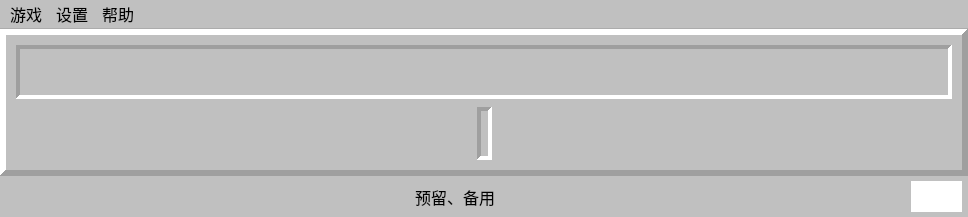
<?xml version="1.0" encoding="UTF-8"?>
<ui version="4.0">
 <class>MainWindow</class>
 <widget class="QMainWindow" name="MainWindow">
  <property name="geometry">
   <rect>
    <x>0</x>
    <y>0</y>
    <width>968</width>
    <height>217</height>
   </rect>
  </property>
  <property name="sizePolicy">
   <sizepolicy hsizetype="Minimum" vsizetype="Minimum">
    <horstretch>0</horstretch>
    <verstretch>0</verstretch>
   </sizepolicy>
  </property>
  <property name="minimumSize">
   <size>
    <width>0</width>
    <height>0</height>
   </size>
  </property>
  <property name="sizeIncrement">
   <size>
    <width>0</width>
    <height>0</height>
   </size>
  </property>
  <property name="palette">
   <palette>
    <active>
     <colorrole role="Base">
      <brush brushstyle="SolidPattern">
       <color alpha="255">
        <red>255</red>
        <green>255</green>
        <blue>255</blue>
       </color>
      </brush>
     </colorrole>
     <colorrole role="Window">
      <brush brushstyle="SolidPattern">
       <color alpha="255">
        <red>192</red>
        <green>192</green>
        <blue>192</blue>
       </color>
      </brush>
     </colorrole>
    </active>
    <inactive>
     <colorrole role="Base">
      <brush brushstyle="SolidPattern">
       <color alpha="255">
        <red>255</red>
        <green>255</green>
        <blue>255</blue>
       </color>
      </brush>
     </colorrole>
     <colorrole role="Window">
      <brush brushstyle="SolidPattern">
       <color alpha="255">
        <red>192</red>
        <green>192</green>
        <blue>192</blue>
       </color>
      </brush>
     </colorrole>
    </inactive>
    <disabled>
     <colorrole role="Base">
      <brush brushstyle="SolidPattern">
       <color alpha="255">
        <red>192</red>
        <green>192</green>
        <blue>192</blue>
       </color>
      </brush>
     </colorrole>
     <colorrole role="Window">
      <brush brushstyle="SolidPattern">
       <color alpha="255">
        <red>192</red>
        <green>192</green>
        <blue>192</blue>
       </color>
      </brush>
     </colorrole>
    </disabled>
   </palette>
  </property>
  <property name="font">
   <font>
    <family>微软雅黑</family>
   </font>
  </property>
  <property name="windowTitle">
   <string>元扫雷</string>
  </property>
  <property name="autoFillBackground">
   <bool>false</bool>
  </property>
  <property name="styleSheet">
   <string notr="true"/>
  </property>
  <property name="toolButtonStyle">
   <enum>Qt::ToolButtonIconOnly</enum>
  </property>
  <property name="documentMode">
   <bool>false</bool>
  </property>
  <property name="tabShape">
   <enum>QTabWidget::Rounded</enum>
  </property>
  <property name="dockNestingEnabled">
   <bool>false</bool>
  </property>
  <widget class="QWidget" name="centralwidget">
   <property name="autoFillBackground">
    <bool>false</bool>
   </property>
   <property name="styleSheet">
    <string notr="true"/>
   </property>
   <layout class="QVBoxLayout" name="verticalLayout_2">
    <property name="spacing">
     <number>0</number>
    </property>
    <property name="sizeConstraint">
     <enum>QLayout::SetDefaultConstraint</enum>
    </property>
    <property name="leftMargin">
     <number>0</number>
    </property>
    <property name="topMargin">
     <number>0</number>
    </property>
    <property name="rightMargin">
     <number>0</number>
    </property>
    <property name="bottomMargin">
     <number>0</number>
    </property>
    <item>
     <widget class="QFrame" name="frame_1">
      <property name="enabled">
       <bool>true</bool>
      </property>
      <property name="frameShape">
       <enum>QFrame::Panel</enum>
      </property>
      <property name="frameShadow">
       <enum>QFrame::Raised</enum>
      </property>
      <property name="lineWidth">
       <number>6</number>
      </property>
      <property name="midLineWidth">
       <number>0</number>
      </property>
      <layout class="QVBoxLayout" name="verticalLayout">
       <property name="spacing">
        <number>8</number>
       </property>
       <property name="sizeConstraint">
        <enum>QLayout::SetDefaultConstraint</enum>
       </property>
       <property name="leftMargin">
        <number>10</number>
       </property>
       <property name="topMargin">
        <number>10</number>
       </property>
       <property name="rightMargin">
        <number>10</number>
       </property>
       <property name="bottomMargin">
        <number>10</number>
       </property>
       <item>
        <widget class="QFrame" name="MinenumTimeWigdet">
         <property name="minimumSize">
          <size>
           <width>0</width>
           <height>0</height>
          </size>
         </property>
         <property name="styleSheet">
          <string notr="true"/>
         </property>
         <property name="frameShape">
          <enum>QFrame::Panel</enum>
         </property>
         <property name="frameShadow">
          <enum>QFrame::Sunken</enum>
         </property>
         <property name="lineWidth">
          <number>4</number>
         </property>
         <property name="midLineWidth">
          <number>0</number>
         </property>
         <layout class="QHBoxLayout" name="horizontalLayout">
          <property name="spacing">
           <number>8</number>
          </property>
          <property name="sizeConstraint">
           <enum>QLayout::SetDefaultConstraint</enum>
          </property>
          <property name="leftMargin">
           <number>5</number>
          </property>
          <property name="topMargin">
           <number>5</number>
          </property>
          <property name="rightMargin">
           <number>5</number>
          </property>
          <property name="bottomMargin">
           <number>5</number>
          </property>
          <item>
           <layout class="QHBoxLayout" name="horizontalLayout_3">
            <property name="spacing">
             <number>0</number>
            </property>
            <property name="sizeConstraint">
             <enum>QLayout::SetDefaultConstraint</enum>
            </property>
            <item>
             <widget class="mineNumLabel" name="label_11">
              <property name="sizePolicy">
               <sizepolicy hsizetype="Preferred" vsizetype="Preferred">
                <horstretch>0</horstretch>
                <verstretch>0</verstretch>
               </sizepolicy>
              </property>
              <property name="minimumSize">
               <size>
                <width>0</width>
                <height>0</height>
               </size>
              </property>
              <property name="maximumSize">
               <size>
                <width>16777215</width>
                <height>16777215</height>
               </size>
              </property>
              <property name="autoFillBackground">
               <bool>false</bool>
              </property>
              <property name="lineWidth">
               <number>0</number>
              </property>
              <property name="text">
               <string/>
              </property>
              <property name="pixmap">
               <pixmap>media/test.png</pixmap>
              </property>
              <property name="scaledContents">
               <bool>false</bool>
              </property>
              <property name="alignment">
               <set>Qt::AlignLeading|Qt::AlignLeft|Qt::AlignVCenter</set>
              </property>
             </widget>
            </item>
            <item>
             <widget class="mineNumLabel" name="label_12">
              <property name="minimumSize">
               <size>
                <width>0</width>
                <height>0</height>
               </size>
              </property>
              <property name="maximumSize">
               <size>
                <width>16777215</width>
                <height>16777215</height>
               </size>
              </property>
              <property name="focusPolicy">
               <enum>Qt::NoFocus</enum>
              </property>
              <property name="contextMenuPolicy">
               <enum>Qt::DefaultContextMenu</enum>
              </property>
              <property name="acceptDrops">
               <bool>false</bool>
              </property>
              <property name="lineWidth">
               <number>0</number>
              </property>
              <property name="text">
               <string/>
              </property>
              <property name="pixmap">
               <pixmap>media/test.png</pixmap>
              </property>
             </widget>
            </item>
            <item>
             <widget class="mineNumLabel" name="label_13">
              <property name="lineWidth">
               <number>0</number>
              </property>
              <property name="text">
               <string/>
              </property>
              <property name="pixmap">
               <pixmap>media/test.png</pixmap>
              </property>
              <property name="margin">
               <number>0</number>
              </property>
              <property name="indent">
               <number>-1</number>
              </property>
             </widget>
            </item>
           </layout>
          </item>
          <item>
           <spacer name="horizontalSpacer">
            <property name="orientation">
             <enum>Qt::Horizontal</enum>
            </property>
            <property name="sizeHint" stdset="0">
             <size>
              <width>40</width>
              <height>0</height>
             </size>
            </property>
           </spacer>
          </item>
          <item>
           <widget class="StatusLabel" name="label_2">
            <property name="sizePolicy">
             <sizepolicy hsizetype="Preferred" vsizetype="Preferred">
              <horstretch>0</horstretch>
              <verstretch>0</verstretch>
             </sizepolicy>
            </property>
            <property name="sizeIncrement">
             <size>
              <width>0</width>
              <height>0</height>
             </size>
            </property>
            <property name="lineWidth">
             <number>0</number>
            </property>
            <property name="text">
             <string/>
            </property>
            <property name="alignment">
             <set>Qt::AlignBottom|Qt::AlignLeading|Qt::AlignLeft</set>
            </property>
            <property name="margin">
             <number>0</number>
            </property>
           </widget>
          </item>
          <item>
           <spacer name="horizontalSpacer_2">
            <property name="orientation">
             <enum>Qt::Horizontal</enum>
            </property>
            <property name="sizeHint" stdset="0">
             <size>
              <width>40</width>
              <height>0</height>
             </size>
            </property>
           </spacer>
          </item>
          <item>
           <layout class="QHBoxLayout" name="horizontalLayout_4">
            <property name="spacing">
             <number>0</number>
            </property>
            <property name="sizeConstraint">
             <enum>QLayout::SetDefaultConstraint</enum>
            </property>
            <item alignment="Qt::AlignHCenter|Qt::AlignVCenter">
             <widget class="QLabel" name="label_31">
              <property name="lineWidth">
               <number>0</number>
              </property>
              <property name="text">
               <string/>
              </property>
              <property name="pixmap">
               <pixmap>media/test.png</pixmap>
              </property>
             </widget>
            </item>
            <item alignment="Qt::AlignHCenter|Qt::AlignVCenter">
             <widget class="QLabel" name="label_32">
              <property name="lineWidth">
               <number>0</number>
              </property>
              <property name="text">
               <string/>
              </property>
              <property name="pixmap">
               <pixmap>media/test.png</pixmap>
              </property>
             </widget>
            </item>
            <item alignment="Qt::AlignHCenter|Qt::AlignVCenter">
             <widget class="QLabel" name="label_33">
              <property name="sizePolicy">
               <sizepolicy hsizetype="Preferred" vsizetype="Preferred">
                <horstretch>0</horstretch>
                <verstretch>0</verstretch>
               </sizepolicy>
              </property>
              <property name="minimumSize">
               <size>
                <width>0</width>
                <height>0</height>
               </size>
              </property>
              <property name="lineWidth">
               <number>0</number>
              </property>
              <property name="text">
               <string/>
              </property>
              <property name="pixmap">
               <pixmap>media/test.png</pixmap>
              </property>
              <property name="scaledContents">
               <bool>false</bool>
              </property>
              <property name="alignment">
               <set>Qt::AlignBottom|Qt::AlignLeading|Qt::AlignLeft</set>
              </property>
             </widget>
            </item>
           </layout>
          </item>
         </layout>
        </widget>
       </item>
       <item>
        <layout class="QHBoxLayout" name="horizontalLayout_2">
         <property name="topMargin">
          <number>0</number>
         </property>
         <item>
          <spacer name="horizontalSpacer_3">
           <property name="orientation">
            <enum>Qt::Horizontal</enum>
           </property>
           <property name="sizeHint" stdset="0">
            <size>
             <width>40</width>
             <height>20</height>
            </size>
           </property>
          </spacer>
         </item>
         <item>
          <widget class="mineLabel" name="label">
           <property name="frameShape">
            <enum>QFrame::Panel</enum>
           </property>
           <property name="frameShadow">
            <enum>QFrame::Sunken</enum>
           </property>
           <property name="lineWidth">
            <number>4</number>
           </property>
           <property name="text">
            <string/>
           </property>
           <property name="alignment">
            <set>Qt::AlignCenter</set>
           </property>
          </widget>
         </item>
         <item>
          <spacer name="horizontalSpacer_4">
           <property name="orientation">
            <enum>Qt::Horizontal</enum>
           </property>
           <property name="sizeHint" stdset="0">
            <size>
             <width>40</width>
             <height>20</height>
            </size>
           </property>
          </spacer>
         </item>
        </layout>
       </item>
      </layout>
     </widget>
    </item>
    <item>
     <layout class="QHBoxLayout" name="horizontalLayout_6">
      <property name="spacing">
       <number>0</number>
      </property>
      <property name="sizeConstraint">
       <enum>QLayout::SetDefaultConstraint</enum>
      </property>
      <item alignment="Qt::AlignHCenter">
       <widget class="QLabel" name="label_info">
        <property name="minimumSize">
         <size>
          <width>0</width>
          <height>41</height>
         </size>
        </property>
        <property name="maximumSize">
         <size>
          <width>16777215</width>
          <height>41</height>
         </size>
        </property>
        <property name="font">
         <font>
          <family>微软雅黑</family>
          <pointsize>12</pointsize>
         </font>
        </property>
        <property name="toolTip">
         <string notr="true"/>
        </property>
        <property name="statusTip">
         <string notr="true"/>
        </property>
        <property name="whatsThis">
         <string notr="true"/>
        </property>
        <property name="frameShape">
         <enum>QFrame::NoFrame</enum>
        </property>
        <property name="frameShadow">
         <enum>QFrame::Plain</enum>
        </property>
        <property name="text">
         <string notr="true">预留、备用</string>
        </property>
        <property name="alignment">
         <set>Qt::AlignCenter</set>
        </property>
       </widget>
      </item>
      <item>
       <layout class="QHBoxLayout" name="horizontalLayout_5">
        <property name="spacing">
         <number>0</number>
        </property>
        <property name="sizeConstraint">
         <enum>QLayout::SetMinimumSize</enum>
        </property>
        <property name="rightMargin">
         <number>6</number>
        </property>
        <item>
         <widget class="QLabel" name="label_flag">
          <property name="minimumSize">
           <size>
            <width>51</width>
            <height>31</height>
           </size>
          </property>
          <property name="maximumSize">
           <size>
            <width>51</width>
            <height>31</height>
           </size>
          </property>
          <property name="styleSheet">
           <string notr="true">background-color: rgb(255, 255, 255);</string>
          </property>
          <property name="lineWidth">
           <number>0</number>
          </property>
          <property name="text">
           <string/>
          </property>
          <property name="margin">
           <number>0</number>
          </property>
         </widget>
        </item>
       </layout>
      </item>
     </layout>
    </item>
   </layout>
  </widget>
  <widget class="QMenuBar" name="menubar">
   <property name="geometry">
    <rect>
     <x>0</x>
     <y>0</y>
     <width>968</width>
     <height>33</height>
    </rect>
   </property>
   <property name="font">
    <font>
     <family>微软雅黑</family>
     <pointsize>12</pointsize>
    </font>
   </property>
   <widget class="QMenu" name="menu">
    <property name="font">
     <font>
      <family>微软雅黑</family>
      <pointsize>12</pointsize>
     </font>
    </property>
    <property name="title">
     <string>游戏</string>
    </property>
    <addaction name="actionopen"/>
    <addaction name="separator"/>
    <addaction name="actionnew_game"/>
    <addaction name="separator"/>
    <addaction name="actionchu_ji"/>
    <addaction name="actionzhogn_ji"/>
    <addaction name="actiongao_ji"/>
    <addaction name="actionzi_ding_yi"/>
    <addaction name="separator"/>
    <addaction name="action_save"/>
    <addaction name="action_replay"/>
    <addaction name="action_open_folder"/>
    <addaction name="separator"/>
    <addaction name="actiontui_chu"/>
   </widget>
   <widget class="QMenu" name="menu_2">
    <property name="font">
     <font>
      <family>微软雅黑</family>
      <pointsize>12</pointsize>
     </font>
    </property>
    <property name="title">
     <string>设置</string>
    </property>
    <widget class="QMenu" name="language_menu">
     <property name="font">
      <font>
       <family>微软雅黑</family>
       <pointsize>12</pointsize>
      </font>
     </property>
     <property name="title">
      <string>语言设置</string>
     </property>
     <addaction name="chinese_action"/>
     <addaction name="english_action"/>
     <addaction name="polish_action"/>
     <addaction name="german_action"/>
    </widget>
    <addaction name="actionyouxi_she_zhi"/>
    <addaction name="action_kuaijiejian"/>
    <addaction name="action_mouse"/>
    <addaction name="language_menu"/>
   </widget>
   <widget class="QMenu" name="menu_3">
    <property name="title">
     <string>帮助</string>
    </property>
    <addaction name="actiongaun_yv"/>
    <addaction name="actionauto_update"/>
   </widget>
   <addaction name="menu"/>
   <addaction name="menu_2"/>
   <addaction name="menu_3"/>
  </widget>
  <action name="actionnew_game">
   <property name="text">
    <string>新游戏</string>
   </property>
   <property name="whatsThis">
    <string/>
   </property>
   <property name="font">
    <font>
     <family>微软雅黑</family>
     <pointsize>12</pointsize>
    </font>
   </property>
   <property name="shortcut">
    <string notr="true">N</string>
   </property>
  </action>
  <action name="actionchu_ji">
   <property name="text">
    <string>初级</string>
   </property>
   <property name="font">
    <font>
     <family>微软雅黑</family>
     <pointsize>12</pointsize>
    </font>
   </property>
   <property name="shortcut">
    <string notr="true">B</string>
   </property>
   <property name="shortcutContext">
    <enum>Qt::WindowShortcut</enum>
   </property>
  </action>
  <action name="actionzhogn_ji">
   <property name="text">
    <string>中级</string>
   </property>
   <property name="font">
    <font>
     <family>微软雅黑</family>
     <pointsize>12</pointsize>
    </font>
   </property>
   <property name="shortcut">
    <string notr="true">I</string>
   </property>
  </action>
  <action name="actiongao_ji">
   <property name="text">
    <string>高级</string>
   </property>
   <property name="font">
    <font>
     <family>微软雅黑</family>
     <pointsize>12</pointsize>
    </font>
   </property>
   <property name="shortcut">
    <string notr="true">E</string>
   </property>
  </action>
  <action name="actionzi_ding_yi">
   <property name="text">
    <string>自定义</string>
   </property>
   <property name="font">
    <font>
     <family>微软雅黑</family>
     <pointsize>12</pointsize>
    </font>
   </property>
   <property name="shortcut">
    <string notr="true">C</string>
   </property>
  </action>
  <action name="actiontui_chu">
   <property name="text">
    <string>退出</string>
   </property>
   <property name="font">
    <font>
     <family>微软雅黑</family>
     <pointsize>12</pointsize>
    </font>
   </property>
   <property name="shortcut">
    <string notr="true">Ctrl+X</string>
   </property>
  </action>
  <action name="actionyouxi_she_zhi">
   <property name="text">
    <string>游戏设置</string>
   </property>
   <property name="font">
    <font>
     <family>微软雅黑</family>
     <pointsize>12</pointsize>
    </font>
   </property>
   <property name="shortcut">
    <string notr="true">S</string>
   </property>
  </action>
  <action name="actiongaun_yv">
   <property name="text">
    <string>关于</string>
   </property>
   <property name="font">
    <font>
     <family>微软雅黑</family>
     <pointsize>12</pointsize>
    </font>
   </property>
   <property name="shortcut">
    <string notr="true">A</string>
   </property>
  </action>
  <action name="action_kuaijiejian">
   <property name="text">
    <string>快捷键设置</string>
   </property>
   <property name="font">
    <font>
     <family>微软雅黑</family>
     <pointsize>12</pointsize>
    </font>
   </property>
   <property name="shortcut">
    <string notr="true">Z</string>
   </property>
  </action>
  <action name="actionopen">
   <property name="text">
    <string>打开</string>
   </property>
   <property name="font">
    <font>
     <family>微软雅黑</family>
     <pointsize>12</pointsize>
    </font>
   </property>
   <property name="shortcut">
    <string notr="true">O</string>
   </property>
  </action>
  <action name="chinese_action">
   <property name="text">
    <string notr="true">中文</string>
   </property>
   <property name="iconText">
    <string notr="true">中文</string>
   </property>
   <property name="toolTip">
    <string notr="true">中文</string>
   </property>
   <property name="statusTip">
    <string notr="true"/>
   </property>
   <property name="whatsThis">
    <string notr="true"/>
   </property>
   <property name="font">
    <font>
     <family>微软雅黑</family>
     <pointsize>12</pointsize>
    </font>
   </property>
   <property name="shortcut">
    <string notr="true"/>
   </property>
  </action>
  <action name="english_action">
   <property name="text">
    <string notr="true">English</string>
   </property>
   <property name="iconText">
    <string notr="true">English</string>
   </property>
   <property name="toolTip">
    <string notr="true">English</string>
   </property>
   <property name="statusTip">
    <string notr="true"/>
   </property>
   <property name="whatsThis">
    <string notr="true"/>
   </property>
   <property name="font">
    <font>
     <family>微软雅黑</family>
     <pointsize>12</pointsize>
    </font>
   </property>
   <property name="shortcut">
    <string notr="true"/>
   </property>
  </action>
  <action name="action_mouse">
   <property name="text">
    <string>鼠标设置</string>
   </property>
   <property name="font">
    <font>
     <family>微软雅黑</family>
     <pointsize>12</pointsize>
    </font>
   </property>
   <property name="shortcut">
    <string notr="true">M</string>
   </property>
  </action>
  <action name="polish_action">
   <property name="text">
    <string notr="true">Polski</string>
   </property>
   <property name="iconText">
    <string notr="true">Polski</string>
   </property>
   <property name="toolTip">
    <string notr="true">Polski</string>
   </property>
   <property name="statusTip">
    <string notr="true"/>
   </property>
   <property name="whatsThis">
    <string notr="true"/>
   </property>
   <property name="font">
    <font>
     <family>微软雅黑</family>
     <pointsize>12</pointsize>
    </font>
   </property>
   <property name="shortcut">
    <string notr="true"/>
   </property>
  </action>
  <action name="german_action">
   <property name="text">
    <string notr="true">Deutsch</string>
   </property>
   <property name="iconText">
    <string notr="true">Deutsch</string>
   </property>
   <property name="toolTip">
    <string notr="true">Deutsch</string>
   </property>
   <property name="statusTip">
    <string notr="true"/>
   </property>
   <property name="whatsThis">
    <string notr="true"/>
   </property>
   <property name="font">
    <font>
     <family>微软雅黑</family>
     <pointsize>12</pointsize>
    </font>
   </property>
   <property name="shortcut">
    <string notr="true"/>
   </property>
  </action>
  <action name="action_save">
   <property name="text">
    <string>保存</string>
   </property>
   <property name="shortcut">
    <string notr="true">Ctrl+S</string>
   </property>
  </action>
  <action name="action_replay">
   <property name="text">
    <string>回放</string>
   </property>
   <property name="shortcut">
    <string notr="true">R</string>
   </property>
  </action>
  <action name="actionauto_update">
   <property name="text">
    <string>检查更新</string>
   </property>
   <property name="font">
    <font>
     <family>微软雅黑</family>
     <pointsize>12</pointsize>
    </font>
   </property>
   <property name="shortcut">
    <string notr="true"/>
   </property>
  </action>
  <action name="action_open_folder">
   <property name="text">
    <string>录像位置</string>
   </property>
   <property name="shortcut">
    <string>W</string>
   </property>
  </action>
 </widget>
 <customwidgets>
  <customwidget>
   <class>StatusLabel</class>
   <extends>QLabel</extends>
   <header>ui.uiComponents</header>
  </customwidget>
  <customwidget>
   <class>mineLabel</class>
   <extends>QLabel</extends>
   <header>ui.mineLabel</header>
  </customwidget>
  <customwidget>
   <class>mineNumLabel</class>
   <extends>QLabel</extends>
   <header>ui.mineNumLabel</header>
  </customwidget>
 </customwidgets>
 <resources/>
 <connections/>
</ui>
